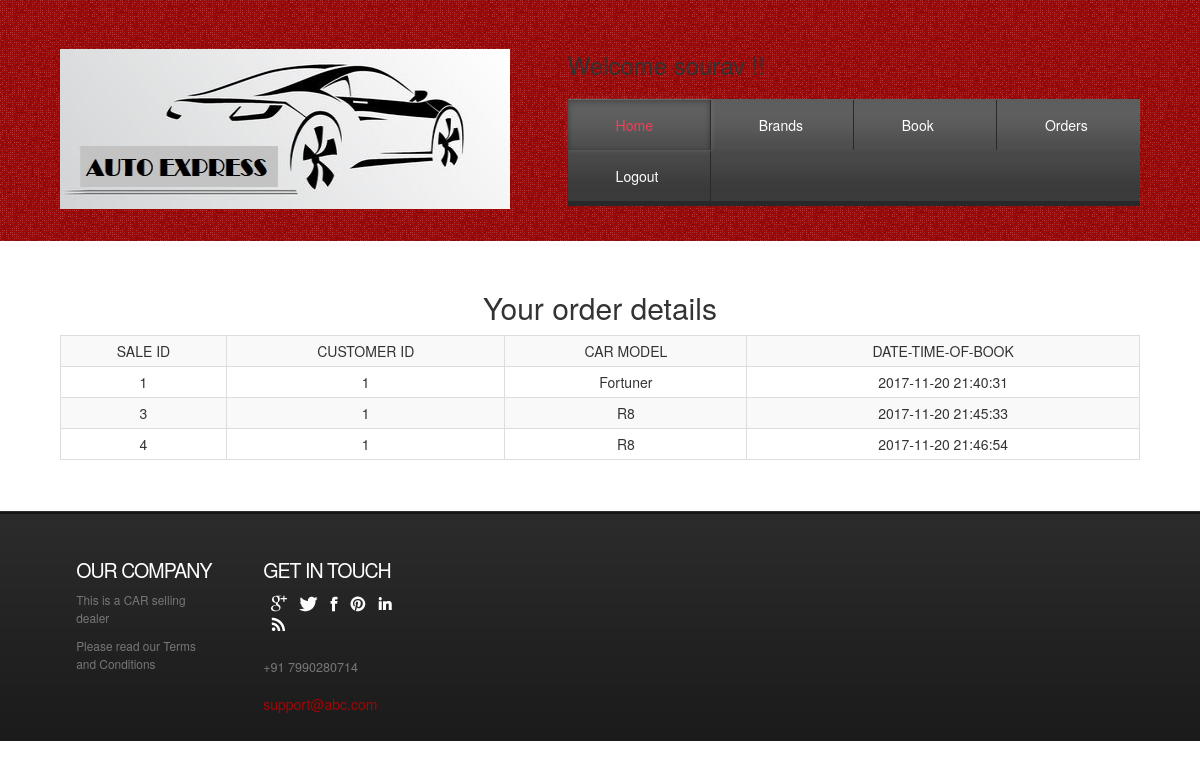
The app's page /orders.php (signed in) with its own data.
### tables this page shows
CREATE TABLE IF NOT EXISTS `sale2` (
  `sale_id` int(11) NOT NULL AUTO_INCREMENT,
  `customer_id` int(11) NOT NULL,
  `carmodel` varchar(100) NOT NULL,
  `ordertime` datetime NOT NULL,
  PRIMARY KEY (`sale_id`)
);

CREATE TABLE IF NOT EXISTS `model` (
  `model` int(11) NOT NULL,
  `m_id` int(11) NOT NULL,
  `name` varchar(20) NOT NULL,
  `year` year(4) NOT NULL,
  `basic_spec` varchar(200) NOT NULL,
  PRIMARY KEY (`model`),
  KEY `m_id` (`m_id`)
);

### orders.php (the view, shortened to what this page needs)
<!DOCTYPE HTML>
<html>
<head>
<link href="css/style.css" rel="stylesheet" type="text/css" media="all" />
<link rel="stylesheet" href="https://maxcdn.bootstrapcdn.com/bootstrap/3.3.7/css/bootstrap.min.css">
</head>
<body>
<div class="header">
<div class="wrap">
	<div class="header-bot">
		 <div class="logo">
			 <a href="index.html"><img src="images/logo.png" alt="" style="width:450px; height: 160px;"></a>
		 </div>
		 <div class="cart">
           <div>
             <h3> Welcome <?=$_SESSION['s_name'];?> !! </h3>
		 </div>
		    <div class="menu-main">
			   <ul class="dc_css3_menu">
					<li class="active"><a href="indexlogin.php">Home</a></li>
                    <li><a href="services.php">Brands</a></li>
                     <li><a href="booking.php">Book</a></li>
                     <li><a href="orders.php">Orders</a></li>
                     <li><a href="logout.php">Logout</a></li>
		     	</ul>
			</div>
		</div>
	   </div>
	  </div>
</div>
<div class="header-bottom">
	<div class="wrap">
		<div class="page-not-found">
			<div class="text-center">
          <h2>Your order details
          </h2>
        </div>
        <div class="container-fluid row">
            <div class="col-md-3"></div>
          <div class="s">
                  <table class="table table-bordered table-responsive table-striped table-hover table-condensed text-center " >
                    <tr>
                        <th class = "text-center">SALE ID</th>
                        <th class = "text-center">CUSTOMER ID</th>
                        <th class = "text-center">CAR  MODEL</th>
                        <th class = "text-center">DATE-TIME-OF-BOOK</th>
                       </tr>
                              <?php
                                    $db=mysqli_connect("localhost","root","Kushal@MySQL","car_showroom");
                                    $cname = $_SESSION["s_name"];
                                   $getuserid= mysqli_query($db, "SELECT c_id from customer where name = '".$cname."'");
                                    $numrows =mysqli_num_rows($getuserid);
                                    if($numrows !=0)
                                    {
                                        while($row=mysqli_fetch_assoc($getuserid))
                                        {
                                            $dbuserid=$row['c_id'];
                                        }
                                    }
                                    $getorders= mysqli_query($db, "SELECT * from sale2 where customer_id = '".$dbuserid."'");
                                    $numrows3 =mysqli_num_rows($getorders);
                                    if($numrows3 !=0)
                                    {
                                        while($row3=mysqli_fetch_assoc($getorders))
                                        {
                                                        $dbsaleid=$row3['sale_id'];
                                                         $dbcustomerid=$row3['customer_id'];
                                                        $carnumber =$row3['carmodel'];
                                                        $date=$row3['ordertime'];
                                                $getusercarname = mysqli_query($db, "SELECT name from model where model = '".$carnumber."'");
                                                $numrows2 =mysqli_num_rows($getusercarname);
                                                if($numrows2 !=0)
                                                {
                                                    while($row2=mysqli_fetch_assoc($getusercarname))
                                                    {
                                                        $dbusercarname=$row2['name'];
                                                    }
                                                }
                                                        echo "<tr>" ;
                                                            echo "<td>$dbsaleid</td>";
                                                           echo "<td>$dbcustomerid</td>";
                                                           echo "<td>$dbusercarname</td>";
                                                             echo "<td>$date</td>";
                                                            echo" </tr>";
                                        }
                                    }
                      else
                      {
                         $message = "You have no orders in your name yet ! !";
                        echo "<script type='text/javascript'>alert('$message');</script>";
                      }
                            ?>
                   </table>
          </div>
            <div class="col-md-3"></div>
        </div>
		</div>
	</div>
</div>
<div class="footer">
	<div class="wrap">
	   <div class="footer-top">
				<div class="col_1_of_5 span_1_of_5">
					<div class="footer-grid twitts">
					<h3>Our Company</h3>
						<div class="f_menu">
							 <ul>
						          <li>This is a CAR selling dealer</li>
						     	  <li>Please read our Terms and Conditions </li>
						     </ul>
						</div>
				   </div>
				</div>
                <div class="col_1_of_5 span_1_of_5">
					<div class="footer-grid twitts">
						<h3>Get in touch</h3>
						<ul class="follow_icon">
							<li><a href="#" style="opacity: 1;"><img src="images/follow_icon.png" alt=""></a></li>
							<li><a href="#" style="opacity: 1;"><img src="images/follow_icon1.png" alt=""></a></li>
							<li><a href="#" style="opacity: 1;"><img src="images/follow_icon2.png" alt=""></a></li>
							<li><a href="#" style="opacity: 1;"><img src="images/follow_icon3.png" alt=""></a></li>
							<li><a href="#" style="opacity: 1;"><img src="images/follow_icon4.png" alt=""></a></li>
							<li><a href="#" style="opacity: 1;"><img src="images/follow_icon5.png" alt=""></a></li>
						</ul>
						<p>+91 7990280714</p>
						<span>support@abc.com</span>
					</div>
				</div>
		</div>
	</div>
</div>
</body>
</html>

### records on screen
sale2: sale_id "1", customer "1", model.name "Fortuner", ordertime "2017-11-20 21:40:31"
sale2: sale_id "3", customer "1", model.name "R8", ordertime "2017-11-20 21:45:33"
sale2: sale_id "4", customer "1", model.name "R8", ordertime "2017-11-20 21:46:54"

### other values on screen
$_SESSION['s_name'] "sourav"
